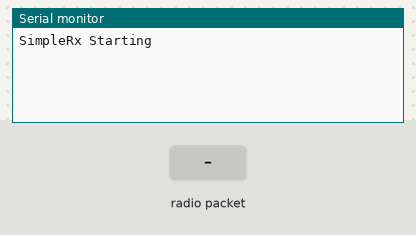
Bench run of a sketch on a simulated ESP32. Shown: the last lines printed to the serial monitor. The inputs (shaded band) are chosen by the test bench. No radio packets arrive unless stated.

Above: at 1.2 s.
1.3 s: radio packet "1" arrives
At 2.1 s:
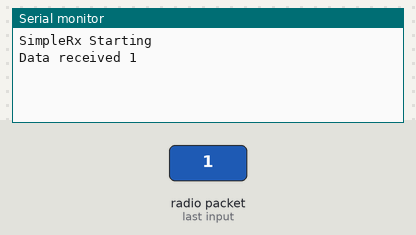
2.8 s: radio packet "0" arrives
At 3.2 s:
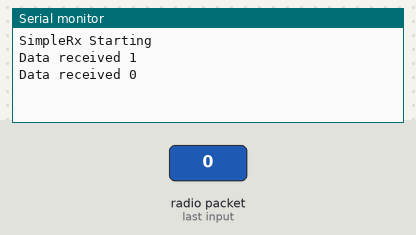
4.3 s: radio packet "2" arrives
At 5.5 s:
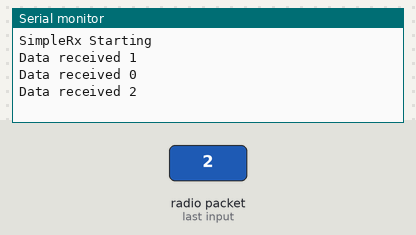

The sketch:

rec_radio_simple_rx.ino
```cpp
// SimpleRx - the slave or the receiver

/**
    Posição dos pinos
    ---------------------------------------------------------------
Funciona?   nRF24L01* . rádio         CE(RST) CNS(SDA)  MOSI    MISO    SCK
    [OK]    Esp32          :          22      21        23      19      18
            Arduino Sat    :          9       10        11      12      13
            Arduino Rec    :          9       10        11      12      13
 */

#include <SPI.h>
#include <RF24.h>
#include <nRF24L01.h>

//
#define ESP_CE_PIN  22
#define ESP_CSN_PIN 21
#define UNO_CE_PIN  22
#define UNO_CSN_PIN 21

#define DEBUG_MODE true

#define DATA_PASSWORD "Az09"

const byte thisSlaveAddress[5] = {'R', 'x', 'A', 'A', 'A'};

RF24 radio(UNO_CE_PIN, UNO_CSN_PIN);

char dataReceived[12]; // this must match dataToSend in the TX
bool newData = false;

//===========

void setup()
{

   Serial.begin(115200);
   Serial.println("SimpleRx Starting");
//    delay(3000);
   radio.begin();
   radio.setDataRate( RF24_250KBPS );
   radio.openReadingPipe(1, thisSlaveAddress);
   radio.startListening();
}

//=============

void loop()
{
   getData();
   showData();
}

//==============

void getData()
{
   if ( radio.available() )
   {
      radio.read( &dataReceived, sizeof(dataReceived) );
      newData = true;
   }
}

bool isSatData(){
   for(uint8_t i=0;i<sizeof(DATA_PASSWORD);i++){
      if (dataReceived[i] != DATA_PASSWORD[i]) return false;
   }
   return true;
}

void showData()
{
   if (newData && (isSatData() || DEBUG_MODE))
   {
      Serial.print("Data received ");
      Serial.println(dataReceived);
      newData = false;
   }
   // if (DEBUG_MODE) delay(500);
}
```

Measured:
- after the input at 1.3 s, the serial monitor: prints a new line at once (image 1)
- after the input at 2.8 s, the serial monitor: prints a new line at once (image 2)
- after the input at 4.3 s, the serial monitor: prints a new line at once (image 3)
